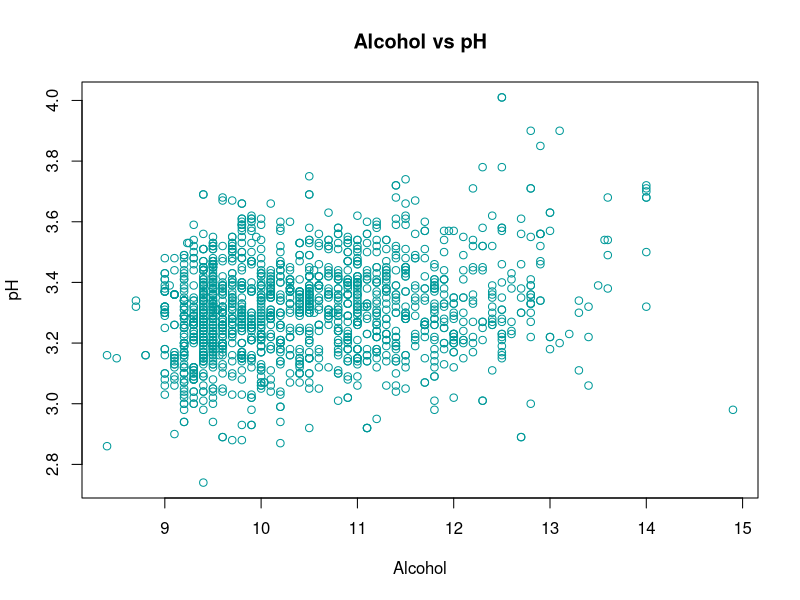
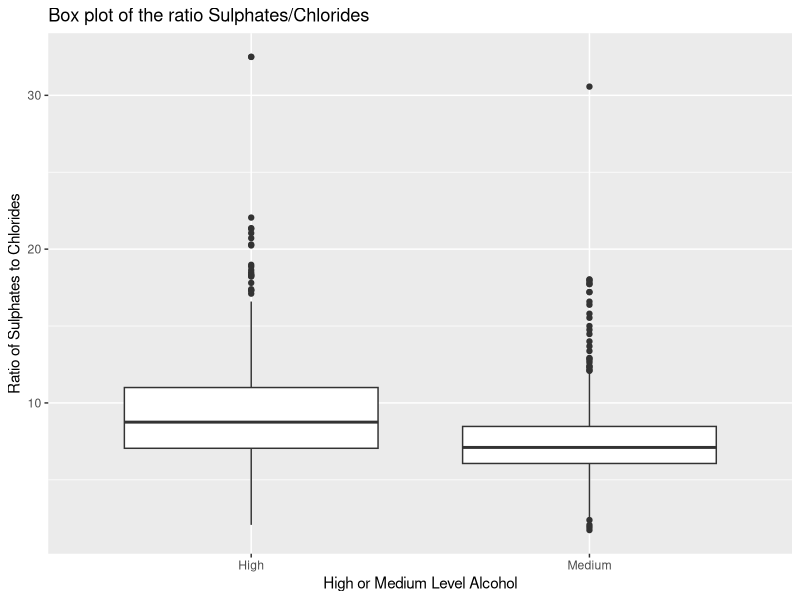
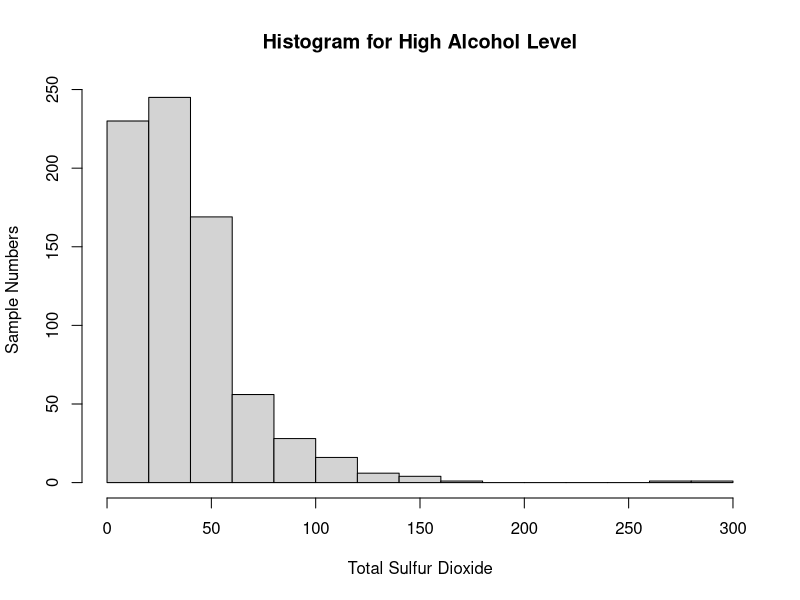
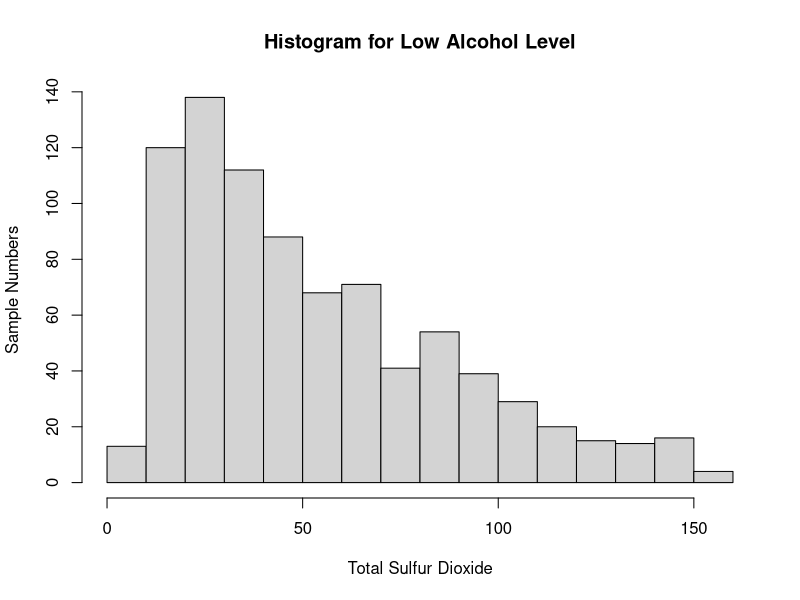
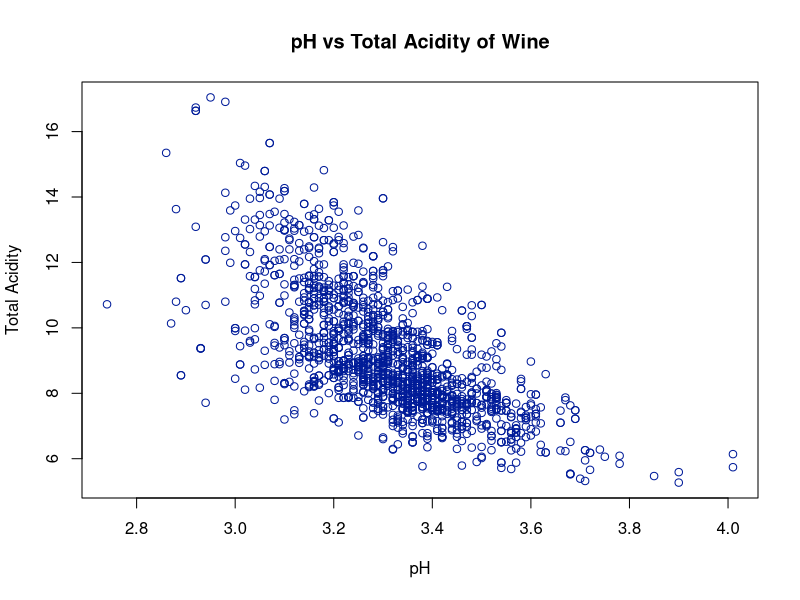
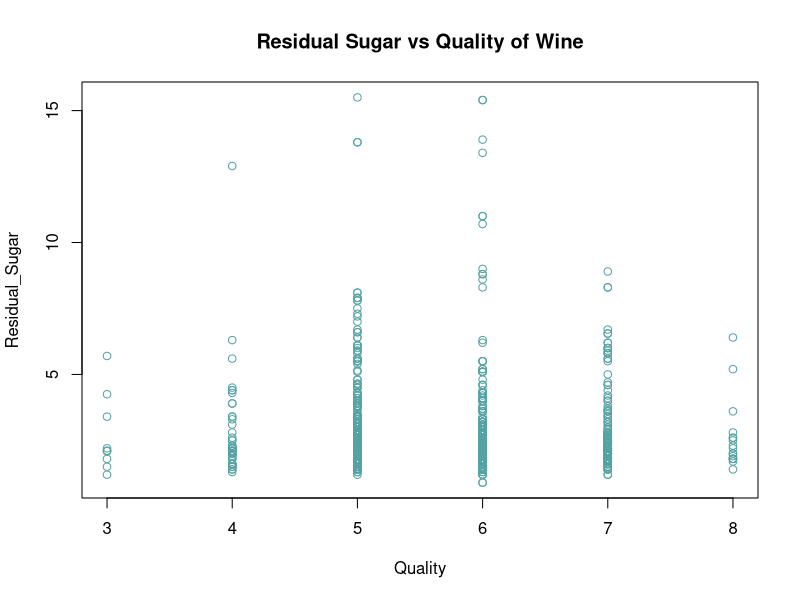
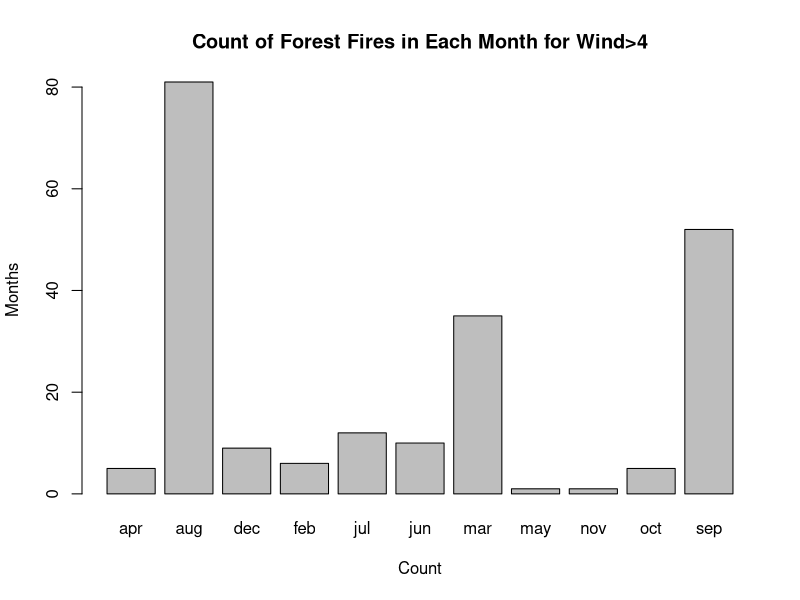
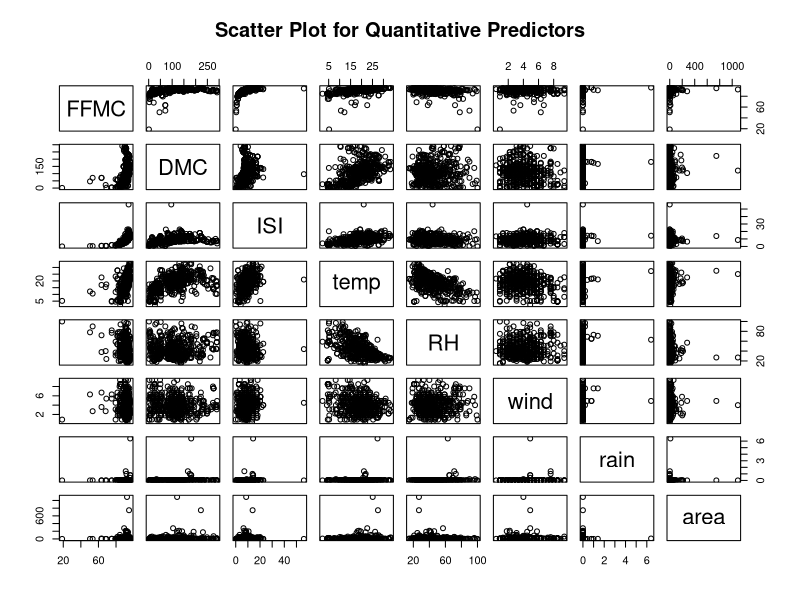

These charts were generated, in order, by the following R code:
## ---- chunk 1

knitr::opts_chunk$set(echo = TRUE)
setwd("D:/One_Drive_Sajjad/OneDrive - Washington State University (email.wsu.edu)/Documents/Sajjad Uddin Mahmud/1. Courses/2. Fall 2022/CPT_S 575 Data Science/Homework/Assignment 02")

## ---- chunk 2

# Reading red wine quality dataset in a dataframe named Redwine
Redwine <- read.csv("winequality-red.csv")

## ---- chunk 3

# Finding median
Median_Quality <- median(Redwine$quality)

# Finding mean
Mean_Alcohol_Level <- mean(Redwine$alcohol)
Mean_Alcohol_Level <- format(round(Mean_Alcohol_Level,2)) # Formatting decimal places

## ---- chunk 4

# Getting the input parameters
x <- Redwine$alcohol
y <- Redwine$pH

# Creating the plot
plot(x, y, xlab="Alcohol", ylab="pH", main="Alcohol vs pH", col=c("#009999"))

## ---- chunk 5

# IFELSE: Alcohol level separation
ALevel <- ifelse(Redwine$alcohol > 10.2, "High", "Medium")
table(ALevel)

Ratio_Sulphates_Chlorides <- Redwine$sulphate/Redwine$chlorides

Redwine_New <- cbind(Redwine,ALevel,Ratio_Sulphates_Chlorides)

# Creating box plots
library(ggplot2) 

ggplot(data=Redwine_New,aes(x=ALevel,y=Ratio_Sulphates_Chlorides)) +  
  geom_boxplot() +  
  labs(title = "Box plot of the ratio Sulphates/Chlorides",
       x = "High or Medium Level Alcohol",
       y = "Ratio of Sulphates to Chlorides")

## ---- chunk 6

# Creating data frame of high alcohol level
ALevel_High <- Redwine[which(Redwine$alcohol>10.2),]

# Plotting histogram
hist(ALevel_High$total_sulfur_dioxide, main="Histogram for High Alcohol Level", 
     xlab="Total Sulfur Dioxide", ylab="Sample Numbers")

# Creating data frame of low alcohol level
ALevel_Low <- Redwine[which(Redwine$alcohol<=10.2),]

# Plotting histogram
hist(ALevel_Low$total_sulfur_dioxide, main="Histogram for Low Alcohol Level", 
    xlab="Total Sulfur Dioxide", ylab="Sample Numbers")

## ---- chunk 7

# Measuring total acidity
Total_Acid <- Redwine$fixed_acidity + Redwine$volatile_acidity + Redwine$citric_acid

# Adding a new column in the data frame for total acidity
Redwine_Acid <- Redwine
Redwine_Acid$Total_Acidity <- Total_Acid

# Plotting the relation
plot(x=Redwine_Acid$pH, y=Redwine_Acid$Total_Acidity, 
     xlab="pH", ylab="Total Acidity", 
     main="pH vs Total Acidity of Wine", col=c("#001B99"))

## ---- chunk 8

# Plotting the relation
plot(x=Redwine_Acid$quality, y=Redwine_Acid$residual_sugar, 
     xlab="Quality", ylab="Residual_Sugar", 
     main="Residual Sugar vs Quality of Wine", col=c("#55A2A4"))

## ---- chunk 9

library(tidyverse)

# Reading data set
ForestFires <- read.csv("forestfires.csv")

# Declaring a function that will calculate range, mean and standard deviation
Range_Mean_SD <- function(Range_Mean_SD){
  
  # Variable initialization
  Range_value <- vector()
  Mean_Value <- vector()
  SD_Value <- vector()
  Answer_Table <- data.frame()

  # Selecting quantitative predictors
  ForestFires_Quantitative <- subset(Range_Mean_SD, select = c(FFMC:area))

  # Loop: Calculating range, mean and SD
  for (name in colnames(ForestFires_Quantitative)){
    Range_value <- range(ForestFires_Quantitative[[name]])
    Mean_Value <- format(round(mean(ForestFires_Quantitative[[name]]),2))
    SD_Value <- format(round(sd(ForestFires_Quantitative[[name]]),2))
  
    Answer_Table <- rbind(Answer_Table, c(Range_value, Mean_Value, SD_Value))
  }

  # Giving row and column names
  rownames(Answer_Table) <- c("FFMC", "DMC", "DC", "ISI", "temp", "RH", "wind", "rain", "area")
  colnames(Answer_Table) <- c("Range_L", "Range_U", "Mean", "SD")

  # Displaying table
  print(Answer_Table)
}

# Calling the function to calculate range, mean and SD
Range_Mean_SD(ForestFires)

## ---- chunk 10

# Determining which day in the week has the highest number of fire
Fire_Day <- data.frame()

# Loop: Fire day
for (value in 1:length(ForestFires$area)){
  if (ForestFires$area[value]!=0){
    Fire_Day <- ForestFires$day[value]
  }
}
Max_Fire_Day <- names(which.max(table(Fire_Day)))

## ---- chunk 11

# Removing 40th through 80th (inclusive) observations
ForestFires_New <- ForestFires[-c(40:80),]

# Calling the function that will calculate range, mean and standard deviation
Range_Mean_SD(ForestFires_New)

## ---- chunk 12

#
library(plyr)
library(dplyr)

# Creating dataframe for wind>4
ForestFires_New2 <- ForestFires[which(ForestFires$wind>4),]

# Counting months
Fire_Month <- count(ForestFires_New2, vars="month")

# Creating Bar plot
barplot(Fire_Month$freq, names.arg=Fire_Month$month, 
        main="Count of Forest Fires in Each Month for Wind>4",
        xlab="Count", ylab="Months")

## ---- chunk 13

# Creating quantitative predictor data frame
ForestFires_Quantitative <- subset(ForestFires, select = c(FFMC,DMC,ISI,temp,RH,wind,rain,area))

# Creating scatter plot matrix
pairs(ForestFires_Quantitative, main="Scatter Plot for Quantitative Predictors")

# Correlation matrix
Correlation_Matrix <- format(round(cor(ForestFires_Quantitative),3))
Correlation_Matrix
